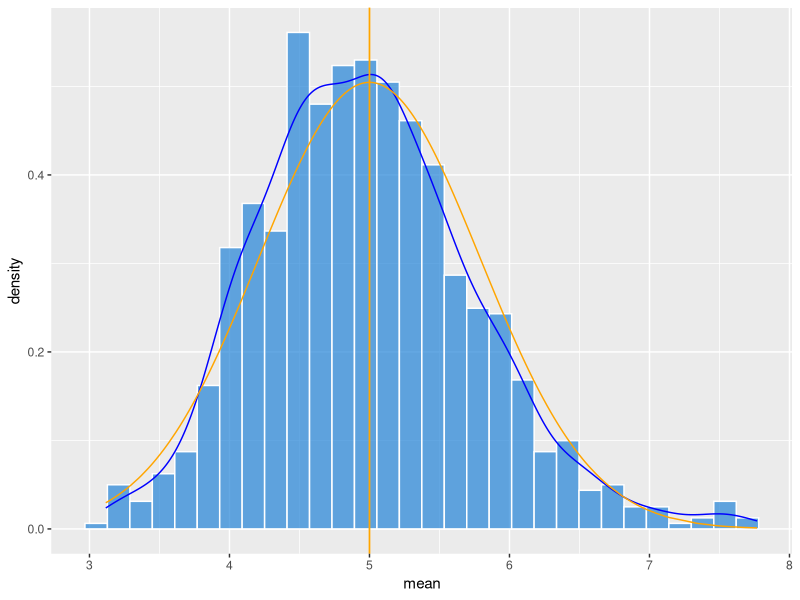

The R script that drew this image:
## ---- chunk 1
knitr::opts_chunk$set(echo = TRUE, include = TRUE, cache = FALSE, warning = FALSE, message = FALSE)
## ---- chunk 2
library(tidyverse)
library(magrittr)
## ---- chunk 3
# we need to set seed to ensure reproducibility
# the seed I choose is the number of seconds since 
# 1 Jan 1970
set.seed(1591274018)

# now, we need to set the parameters to the
# exponential distribuition
lambda <- 0.2

# we will perform 1000 simulations
simulations <- 1E3

# and we will use 40 samples to do the comparisons
samples <- 40

# now we generate a sample of exponential distribuitions
# this will be a tibble with 1000 rows and 40 collunms
# we need this to have a more tidy dataframe to work with
exponential_sample <- matrix(data = rexp(samples * simulations, lambda), nrow = simulations) %>%
                        as_tibble()

# now we creat another column, named "mean", to store the mean
# of each row
exponential_sample %<>% mutate(mean = rowMeans(.))

# finaly, we creat a subset frame with only the mean of the means
exponential_mean <- exponential_sample %>% summarise(exponential_mean = mean(mean))

# and a theoretical distribuition tibble for comparison
exponential_sample %<>%
                        mutate(x = sort(mean)) %>% 
                        mutate( y = dnorm(.$x, mean = (1/lambda), sd = ( (1/lambda) / sqrt(samples))))
## ---- chunk 4
# plot of the sample distribution
plot1 <- ggplot(exponential_sample) +
                    geom_histogram(aes(x = mean, y = ..density.. ),
                        color = "white",
                        fill = "#2182d7",
                        alpha = .7) +
                    geom_density(aes(mean), color = "blue")

# plot of the theoretical distribution
plot1 %<>% + geom_line(aes(x, y),
                color = "orange") +
             geom_vline(xintercept = 1 / lambda,
                        size = .6,
                        color = "orange")
## ---- chunk 5

exponential_comparison <- tibble(name = character(), mean = double(), variance = double())
exponential_comparison %<>% add_row(name = "Sample",
                                    mean = mean(exponential_sample$mean),
                                    variance = var(exponential_sample$mean)) %>% 
                            add_row(name = "Theoretical",
                                    mean = (1/lambda),
                                    variance = (1/((lambda^2) * samples)))
knitr::kable(exponential_comparison, caption = 'Comparison between "Sample" and "Theoretical" values.')
